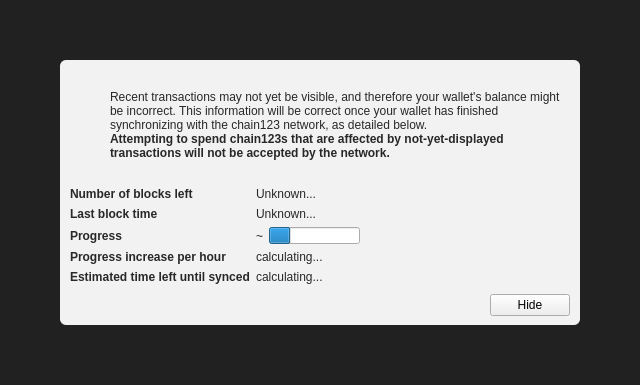
<?xml version="1.0" encoding="UTF-8"?>
<ui version="4.0">
 <class>ModalOverlay</class>
 <widget class="ModalOverlay" name="ModalOverlay">
  <property name="geometry">
   <rect>
    <x>0</x>
    <y>0</y>
    <width>640</width>
    <height>385</height>
   </rect>
  </property>
  <property name="windowTitle">
   <string>Form</string>
  </property>
  <layout class="QVBoxLayout" name="verticalLayout" stretch="0">
   <property name="sizeConstraint">
    <enum>QLayout::SetDefaultConstraint</enum>
   </property>
   <property name="leftMargin">
    <number>0</number>
   </property>
   <property name="topMargin">
    <number>0</number>
   </property>
   <property name="rightMargin">
    <number>0</number>
   </property>
   <property name="bottomMargin">
    <number>0</number>
   </property>
   <item>
    <widget class="QWidget" name="bgWidget" native="true">
     <property name="styleSheet">
      <string notr="true">#bgWidget { background: rgba(0,0,0,220); }</string>
     </property>
     <layout class="QVBoxLayout" name="verticalLayoutMain" stretch="1">
      <property name="leftMargin">
       <number>60</number>
      </property>
      <property name="topMargin">
       <number>60</number>
      </property>
      <property name="rightMargin">
       <number>60</number>
      </property>
      <property name="bottomMargin">
       <number>60</number>
      </property>
      <item>
       <widget class="QWidget" name="contentWidget" native="true">
        <property name="styleSheet">
         <string notr="true">#contentWidget { background: rgba(255,255,255,240); border-radius: 6px; }

QLabel { color: rgb(40,40,40);  }</string>
        </property>
        <layout class="QVBoxLayout" name="verticalLayoutSub" stretch="1,0,0,0">
         <property name="spacing">
          <number>0</number>
         </property>
         <property name="leftMargin">
          <number>10</number>
         </property>
         <property name="topMargin">
          <number>10</number>
         </property>
         <property name="rightMargin">
          <number>10</number>
         </property>
         <property name="bottomMargin">
          <number>10</number>
         </property>
         <item>
          <layout class="QHBoxLayout" name="horizontalLayoutIconText" stretch="0,1">
           <property name="topMargin">
            <number>20</number>
           </property>
           <item>
            <layout class="QVBoxLayout" name="verticalLayoutIcon">
             <property name="leftMargin">
              <number>0</number>
             </property>
             <item>
              <widget class="QPushButton" name="warningIcon">
               <property name="enabled">
                <bool>false</bool>
               </property>
               <property name="text">
                <string/>
               </property>
               <property name="icon">
                <iconset>
                 <normaloff>:/icons/warning</normaloff>
                 <disabledoff>:/icons/warning</disabledoff>:/icons/warning</iconset>
               </property>
               <property name="iconSize">
                <size>
                 <width>48</width>
                 <height>48</height>
                </size>
               </property>
               <property name="flat">
                <bool>true</bool>
               </property>
              </widget>
             </item>
             <item>
              <spacer name="verticalSpacerWarningIcon">
               <property name="orientation">
                <enum>Qt::Vertical</enum>
               </property>
               <property name="sizeHint" stdset="0">
                <size>
                 <width>20</width>
                 <height>40</height>
                </size>
               </property>
              </spacer>
             </item>
            </layout>
           </item>
           <item>
            <layout class="QVBoxLayout" name="verticalLayoutInfoText">
             <property name="leftMargin">
              <number>0</number>
             </property>
             <property name="topMargin">
              <number>0</number>
             </property>
             <item>
              <widget class="QLabel" name="infoText">
               <property name="text">
                <string>Recent transactions may not yet be visible, and therefore your wallet's balance might be incorrect. This information will be correct once your wallet has finished synchronizing with the chain123 network, as detailed below.</string>
               </property>
               <property name="textFormat">
                <enum>Qt::RichText</enum>
               </property>
               <property name="wordWrap">
                <bool>true</bool>
               </property>
              </widget>
             </item>
             <item>
              <widget class="QLabel" name="infoTextStrong">
               <property name="font">
                <font>
                 <weight>75</weight>
                 <bold>true</bold>
                </font>
               </property>
               <property name="text">
                <string>Attempting to spend chain123s that are affected by not-yet-displayed transactions will not be accepted by the network.</string>
               </property>
               <property name="textFormat">
                <enum>Qt::RichText</enum>
               </property>
               <property name="wordWrap">
                <bool>true</bool>
               </property>
              </widget>
             </item>
             <item>
              <spacer name="verticalSpacerInTextSpace">
               <property name="orientation">
                <enum>Qt::Vertical</enum>
               </property>
               <property name="sizeHint" stdset="0">
                <size>
                 <width>20</width>
                 <height>40</height>
                </size>
               </property>
              </spacer>
             </item>
            </layout>
           </item>
          </layout>
         </item>
         <item>
          <spacer name="verticalSpacerAfterText">
           <property name="orientation">
            <enum>Qt::Vertical</enum>
           </property>
           <property name="sizeHint" stdset="0">
            <size>
             <width>20</width>
             <height>40</height>
            </size>
           </property>
          </spacer>
         </item>
         <item>
          <layout class="QFormLayout" name="formLayout">
           <property name="fieldGrowthPolicy">
            <enum>QFormLayout::FieldsStayAtSizeHint</enum>
           </property>
           <property name="horizontalSpacing">
            <number>6</number>
           </property>
           <property name="verticalSpacing">
            <number>6</number>
           </property>
           <property name="topMargin">
            <number>10</number>
           </property>
           <item row="0" column="0">
            <widget class="QLabel" name="labelNumberOfBlocksLeft">
             <property name="font">
              <font>
               <weight>75</weight>
               <bold>true</bold>
              </font>
             </property>
             <property name="text">
              <string>Number of blocks left</string>
             </property>
            </widget>
           </item>
           <item row="0" column="1">
            <widget class="QLabel" name="numberOfBlocksLeft">
             <property name="text">
              <string>Unknown...</string>
             </property>
            </widget>
           </item>
           <item row="1" column="0">
            <widget class="QLabel" name="labelLastBlockTime">
             <property name="font">
              <font>
               <weight>75</weight>
               <bold>true</bold>
              </font>
             </property>
             <property name="text">
              <string>Last block time</string>
             </property>
            </widget>
           </item>
           <item row="1" column="1">
            <widget class="QLabel" name="newestBlockDate">
             <property name="sizePolicy">
              <sizepolicy hsizetype="Maximum" vsizetype="Preferred">
               <horstretch>0</horstretch>
               <verstretch>0</verstretch>
              </sizepolicy>
             </property>
             <property name="text">
              <string>Unknown...</string>
             </property>
            </widget>
           </item>
           <item row="2" column="0">
            <widget class="QLabel" name="labelSyncDone">
             <property name="font">
              <font>
               <weight>75</weight>
               <bold>true</bold>
              </font>
             </property>
             <property name="text">
              <string>Progress</string>
             </property>
            </widget>
           </item>
           <item row="2" column="1">
            <layout class="QHBoxLayout" name="horizontalLayoutSync" stretch="0,1">
             <item>
              <widget class="QLabel" name="percentageProgress">
               <property name="text">
                <string notr="true">~</string>
               </property>
              </widget>
             </item>
             <item>
              <widget class="QProgressBar" name="progressBar">
               <property name="value">
                <number>24</number>
               </property>
               <property name="format">
                <string/>
               </property>
              </widget>
             </item>
            </layout>
           </item>
           <item row="4" column="0">
            <widget class="QLabel" name="labelProgressIncrease">
             <property name="font">
              <font>
               <weight>75</weight>
               <bold>true</bold>
              </font>
             </property>
             <property name="text">
              <string>Progress increase per hour</string>
             </property>
            </widget>
           </item>
           <item row="4" column="1">
            <widget class="QLabel" name="progressIncreasePerH">
             <property name="text">
              <string>calculating...</string>
             </property>
            </widget>
           </item>
           <item row="5" column="0">
            <widget class="QLabel" name="labelEstimatedTimeLeft">
             <property name="font">
              <font>
               <weight>75</weight>
               <bold>true</bold>
              </font>
             </property>
             <property name="text">
              <string>Estimated time left until synced</string>
             </property>
            </widget>
           </item>
           <item row="5" column="1">
            <widget class="QLabel" name="expectedTimeLeft">
             <property name="text">
              <string>calculating...</string>
             </property>
            </widget>
           </item>
          </layout>
         </item>
         <item>
          <layout class="QHBoxLayout" name="horizontalLayoutButtons">
           <property name="leftMargin">
            <number>10</number>
           </property>
           <property name="topMargin">
            <number>10</number>
           </property>
           <item>
            <spacer name="horizontalSpacer">
             <property name="orientation">
              <enum>Qt::Horizontal</enum>
             </property>
             <property name="sizeHint" stdset="0">
              <size>
               <width>40</width>
               <height>20</height>
              </size>
             </property>
            </spacer>
           </item>
           <item>
            <widget class="QPushButton" name="closeButton">
             <property name="text">
              <string>Hide</string>
             </property>
            </widget>
           </item>
          </layout>
         </item>
        </layout>
       </widget>
      </item>
     </layout>
    </widget>
   </item>
  </layout>
 </widget>
 <customwidgets>
  <customwidget>
   <class>ModalOverlay</class>
   <extends>QWidget</extends>
   <header>modaloverlay.h</header>
   <container>1</container>
  </customwidget>
 </customwidgets>
 <resources/>
 <connections/>
</ui>
